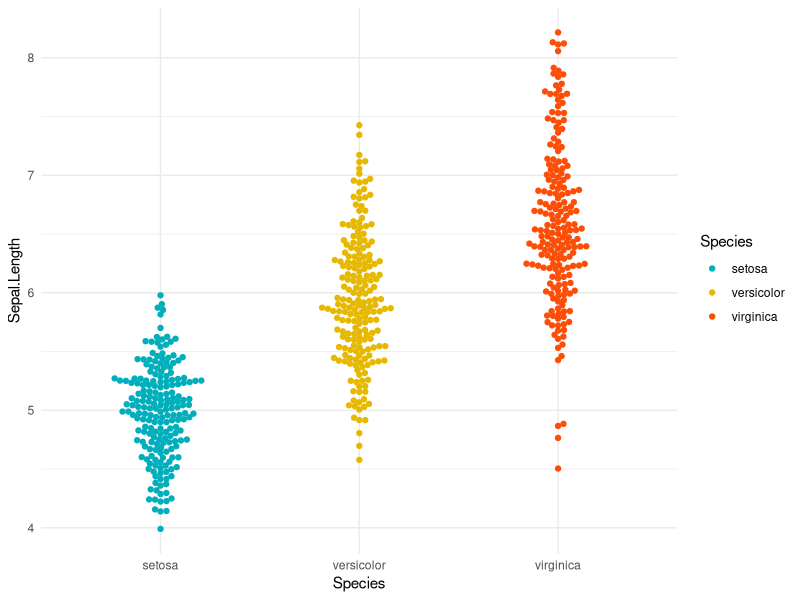
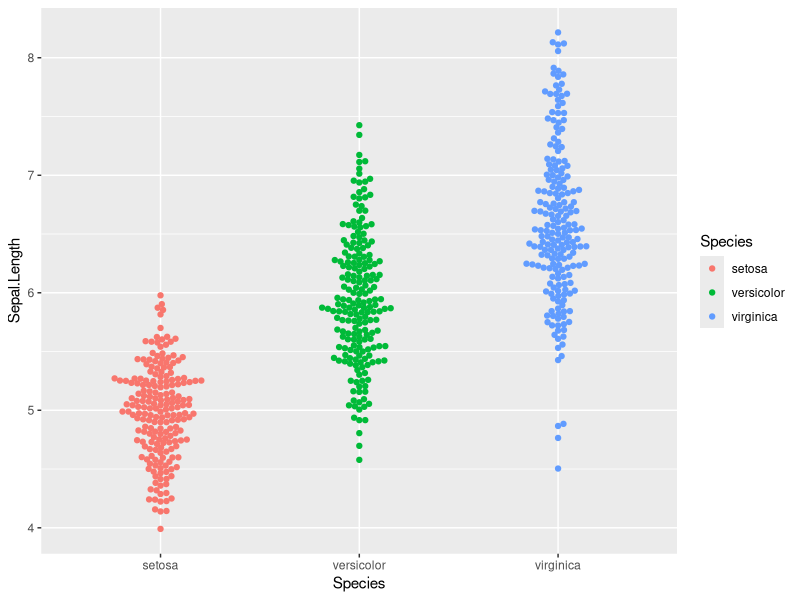
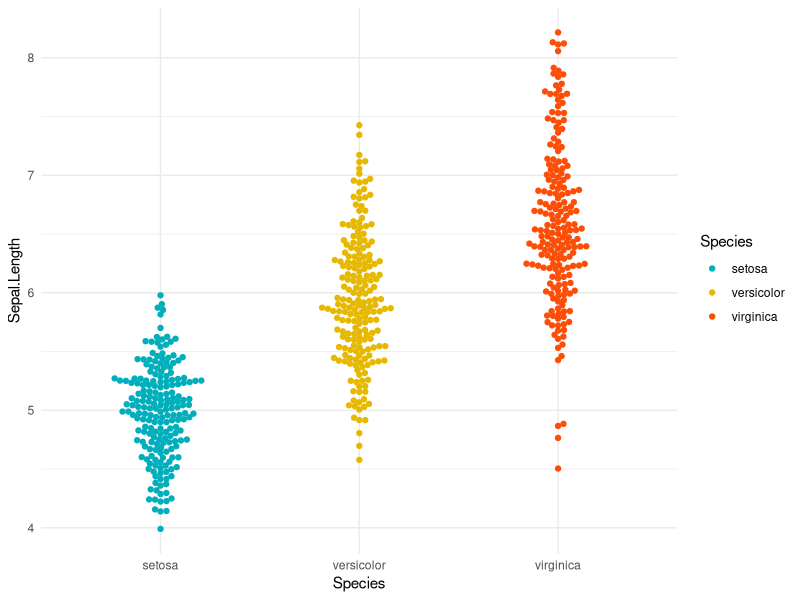
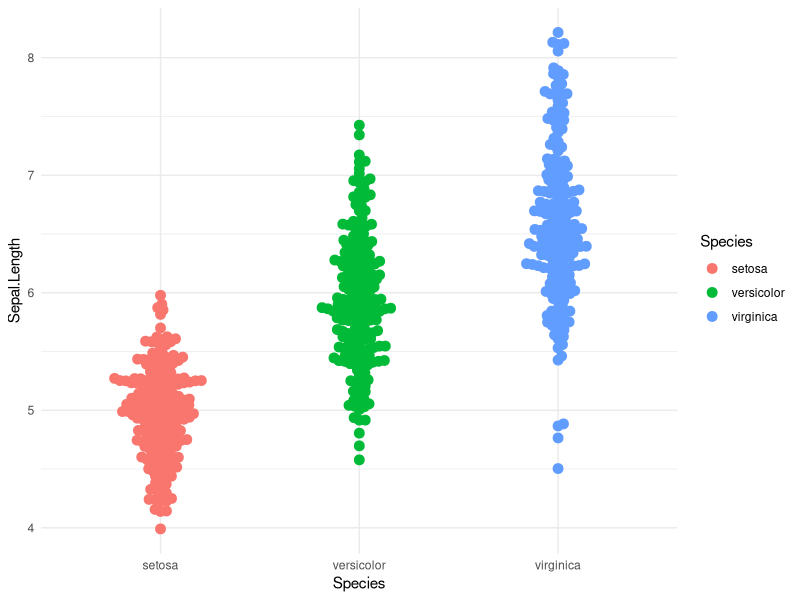
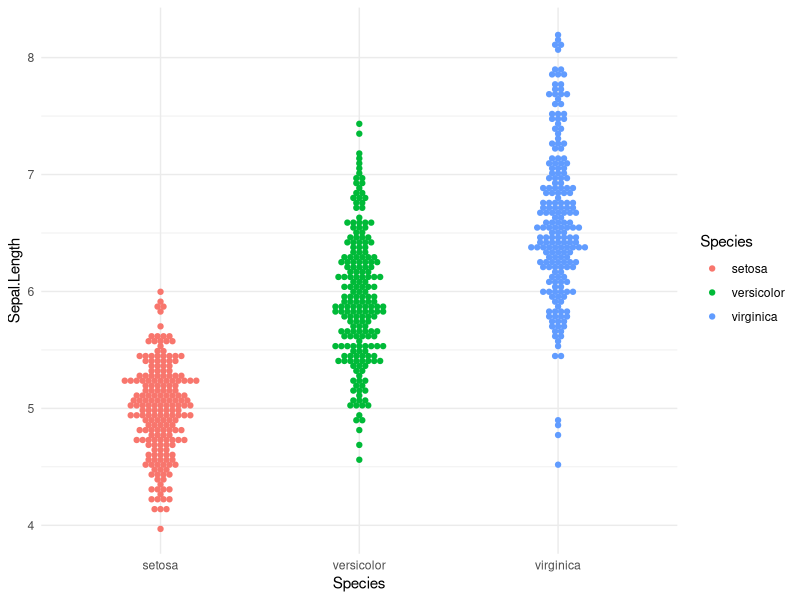
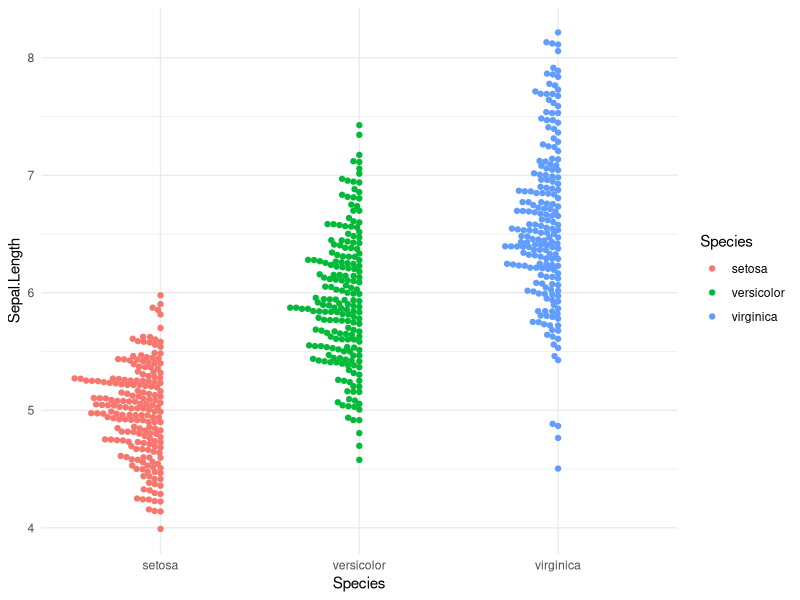

R code for these plots, in order:
## ---- chunk 1
knitr::opts_chunk$set( warning=FALSE, message=FALSE, fig.align='center')

data(iris)
iris <- do.call(rbind, replicate(4, iris, simplify = FALSE))
iris$Sepal.Length <- iris$Sepal.Length + rnorm(nrow(iris), 0, 0.2)
## ---- chunk 2
library(ggplot2)
library(ggbeeswarm)

# Create a simple beeswarm plot
ggplot(iris, aes(x = Species, y = Sepal.Length, colour=Species)) +
  geom_beeswarm() +
  theme_minimal() +
  scale_color_manual(values = c("#00AFBB", "#E7B800", "#FC4E07"))
## ---- chunk 3
library(ggplot2)
library(ggbeeswarm)

ggplot(iris, aes(x = Species, y = Sepal.Length, colour=Species)) +
  geom_beeswarm()
## ---- chunk 4
ggplot(iris, aes(x = Species, y = Sepal.Length, colour=Species)) +
  geom_beeswarm() +
  theme_minimal() +
  scale_color_manual(values = c("#00AFBB", "#E7B800", "#FC4E07"))
## ---- chunk 5
ggplot(iris, aes(x = Species, y = Sepal.Length, colour=Species)) +
  geom_beeswarm(size=3) +
  theme_minimal()
## ---- chunk 6
ggplot(iris, aes(x = Species, y = Sepal.Length, colour=Species)) +
  geom_beeswarm(method = "center") +
  theme_minimal()
## ---- chunk 7
ggplot(iris, aes(x = Species, y = Sepal.Length, colour=Species)) +
  geom_beeswarm(side = -1L) +
  theme_minimal()
